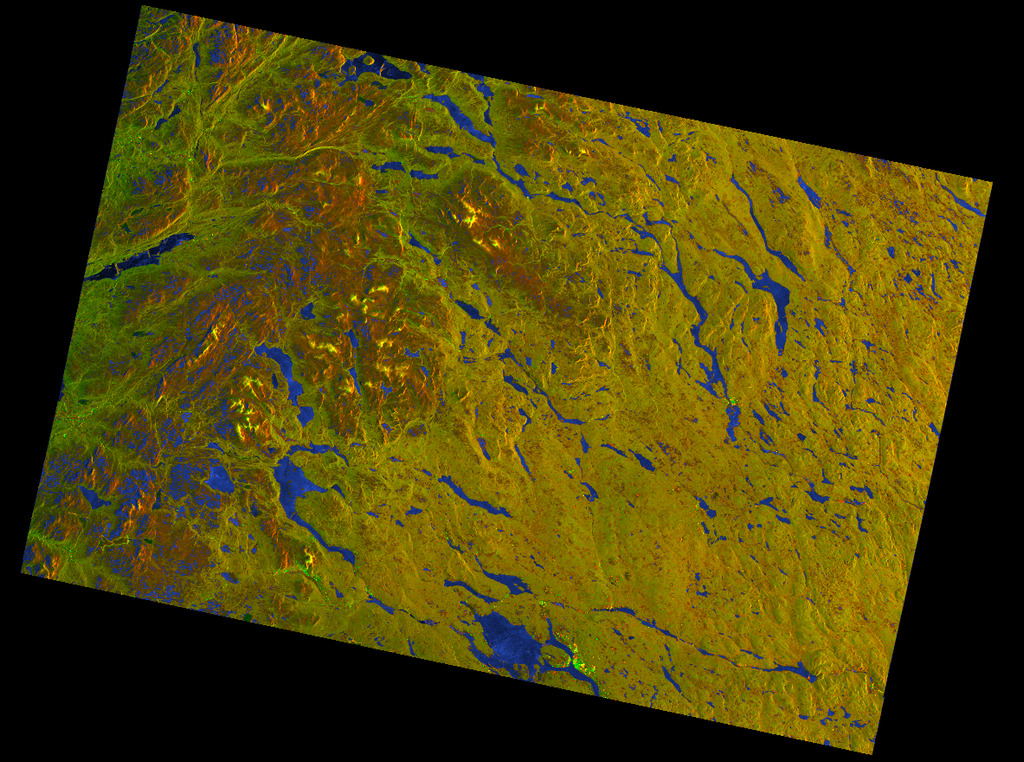
//> input picture S1A_IW_GRDH_1SDV_20260221T053027_20260221T053052_063313_07F369_8E56.jpg, 1024 x 762 px
$ ./solucion   (built with g++ and OpenCV 4)
//> lines starting //> are read from the running program, lines starting //| are printed output that depends on the picture; after the words box and inside, x2 and y2 are one past the last pixel; in counts of white or black regions, pixels touching at a corner belong together
#include <opencv2/opencv.hpp>
#include <iostream>
#include <cmath>

using namespace cv;
using namespace std;

// ============================================================
// Construccion manual del Kernel Gaussiano 2D
// ============================================================
Mat crearKernelGaussiano(int tamano, double sigma) {
    Mat kernel(tamano, tamano, CV_64F);
    int centro = tamano / 2;
    double suma = 0.0;

    for (int i = 0; i < tamano; i++) {
        for (int j = 0; j < tamano; j++) {
            int x = i - centro;
            int y = j - centro;
            double valor = (1.0 / (2 * CV_PI * sigma * sigma)) *
                           exp(-(x * x + y * y) / (2 * sigma * sigma));
            kernel.at<double>(i, j) = valor;
            suma += valor;
        }
    }

    kernel = kernel / suma;
    return kernel;
}

int main() {
    // ============================================================
    // 1. Representacion Digital e Histograma
    // ============================================================
    Mat img = imread("S1A_IW_GRDH_1SDV_20260221T053027_20260221T053052_063313_07F369_8E56.jpg", IMREAD_GRAYSCALE);
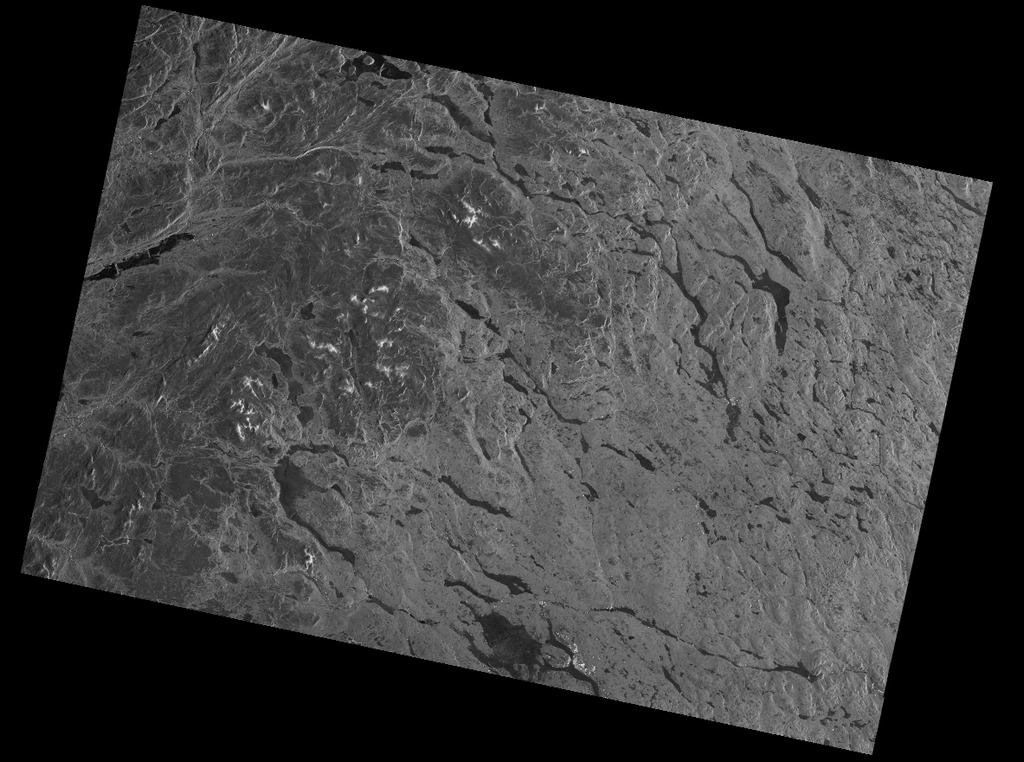
//> img: 762 rows x 1024 cols, CV_8UC1; min 0, max 232, mean 59.1
    if (img.empty()) {
        cout << "Error cargando imagen" << endl;
        return -1;
    }

    imshow("Imagen Original", img);

    cout << "=== Representacion Digital ===" << endl;
    cout << "Filas: " << img.rows << endl;
//| Filas: 762
    cout << "Columnas: " << img.cols << endl;
//| Columnas: 1024
    cout << "Canales: " << img.channels() << endl;
//| Canales: 1
    cout << "Profundidad: " << img.depth() << endl;
//| Profundidad: 0
    cout << endl;

    // ============================================================
    // 2. Modelado Gaussiano de Pixeles - Media y Desviacion
    // ============================================================
    Scalar media, desviacion;
    meanStdDev(img, media, desviacion);
//> media = Scalar(59.13); desviacion = Scalar(47.65)

    cout << "=== Modelado Gaussiano ===" << endl;
    cout << "Media: " << media[0] << endl;
//| Media: 59.1263
    cout << "Desviacion: " << desviacion[0] << endl;
//| Desviacion: 47.6508
    cout << endl;

    // ============================================================
    // 3. Segmentacion Gaussiana (mu +/- 2*sigma)
    // ============================================================
    Mat mascara = Mat::zeros(img.size(), CV_8U);

    for (int i = 0; i < img.rows; i++) {
        for (int j = 0; j < img.cols; j++) {
            uchar pixel = img.at<uchar>(i, j);
            if (pixel > media[0] - 2 * desviacion[0] &&
                pixel < media[0] + 2 * desviacion[0]) {
                mascara.at<uchar>(i, j) = 255;
            }
        }
    }
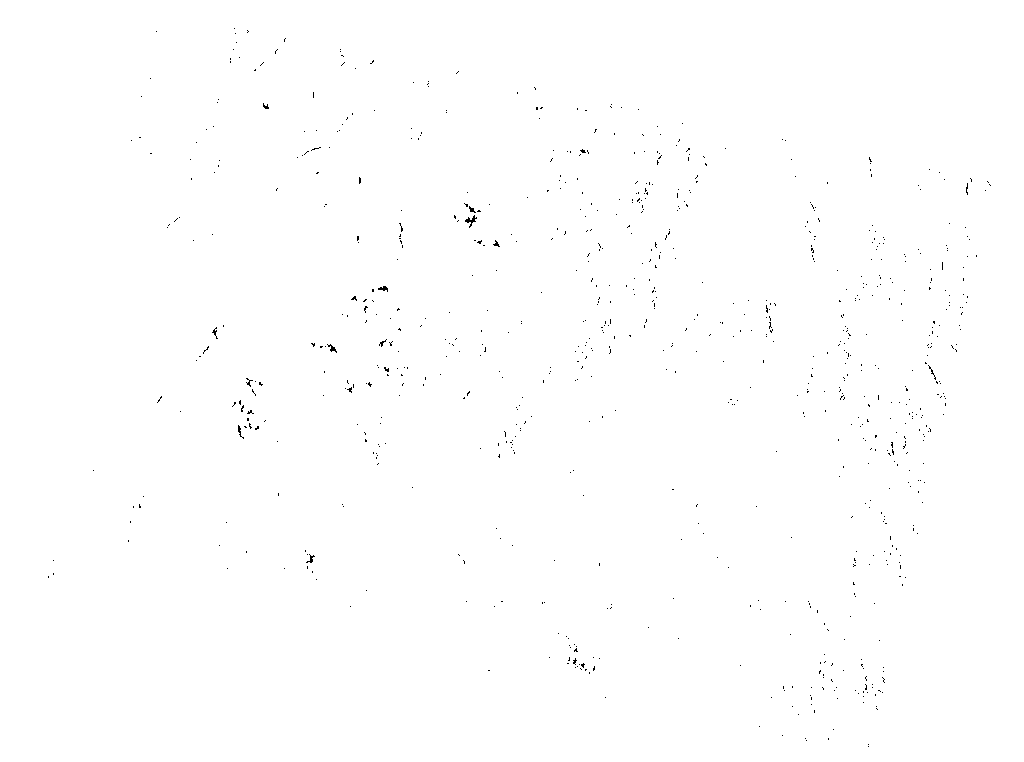
//> mascara: 762 rows x 1024 cols, CV_8UC1; 99.7% white; black in thin lines or dots, all inside (x1, y1, x2, y2) = (48, 28, 991, 747)

    imshow("Segmentacion Gaussiana", mascara);

    // ============================================================
    // 4. Filtro Gaussiano (Suavizado - Lowpass)
    // ============================================================
    Mat suavizada;
    GaussianBlur(img, suavizada, Size(7, 7), 1.5);

    imshow("Suavizada (GaussianBlur)", suavizada);

    // Comparar desviacion antes y despues del filtro
    Scalar media2, desv2;
    meanStdDev(suavizada, media2, desv2);
//> media2 = Scalar(59.13); desv2 = Scalar(46.06)

    cout << "=== Comparacion tras Filtro Gaussiano ===" << endl;
    cout << "Desviacion original:  " << desviacion[0] << endl;
//| Desviacion original:  47.6508
    cout << "Desviacion suavizada: " << desv2[0] << endl;
//| Desviacion suavizada: 46.0618
    cout << "Reduccion de varianza: "
         << (1.0 - (desv2[0] * desv2[0]) / (desviacion[0] * desviacion[0])) * 100
         << "%" << endl;
//| Reduccion de varianza: 6.55825%
    cout << endl;

    // ============================================================
    // 5. Filtro Laplaciano (Afilado - Highpass)
    // ============================================================
    Mat laplaciano;
    Laplacian(img, laplaciano, CV_16S, 3);
    convertScaleAbs(laplaciano, laplaciano);
//> laplaciano: 762 rows x 1024 cols, CV_8UC1

    imshow("Highpass - Laplaciano", laplaciano);

    // Imagen realzada (original + bordes)
    Mat sharpened;
    add(img, laplaciano, sharpened);
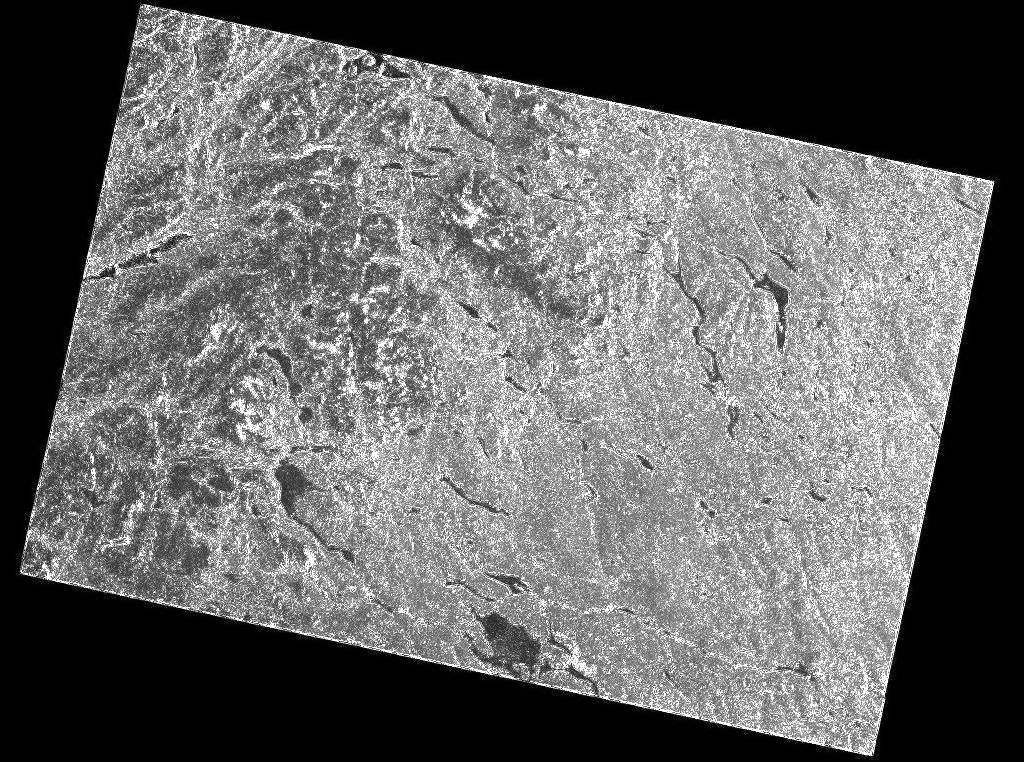
//> sharpened: 762 rows x 1024 cols, CV_8UC1; min 0, max 255, mean 101.4

    imshow("Imagen Afilada", sharpened);

    // ============================================================
    // 6. Pipeline Completo: Gauss -> Laplaciano -> Realce
    // ============================================================
    Mat gauss;
    GaussianBlur(img, gauss, Size(7, 7), 1.5);

    Mat lap;
    Laplacian(gauss, lap, CV_16S, 3);
    convertScaleAbs(lap, lap);
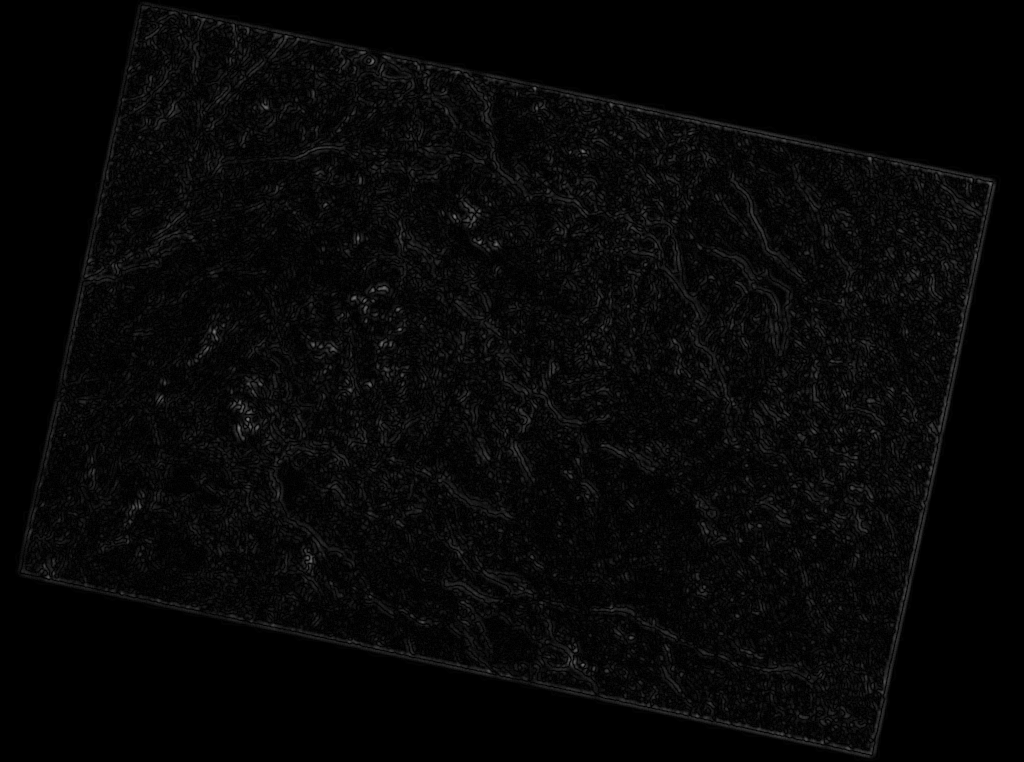
//> lap: 762 rows x 1024 cols, CV_8UC1; min 0, max 116, mean 6.7

    Mat final_img;
    add(gauss, lap, final_img);
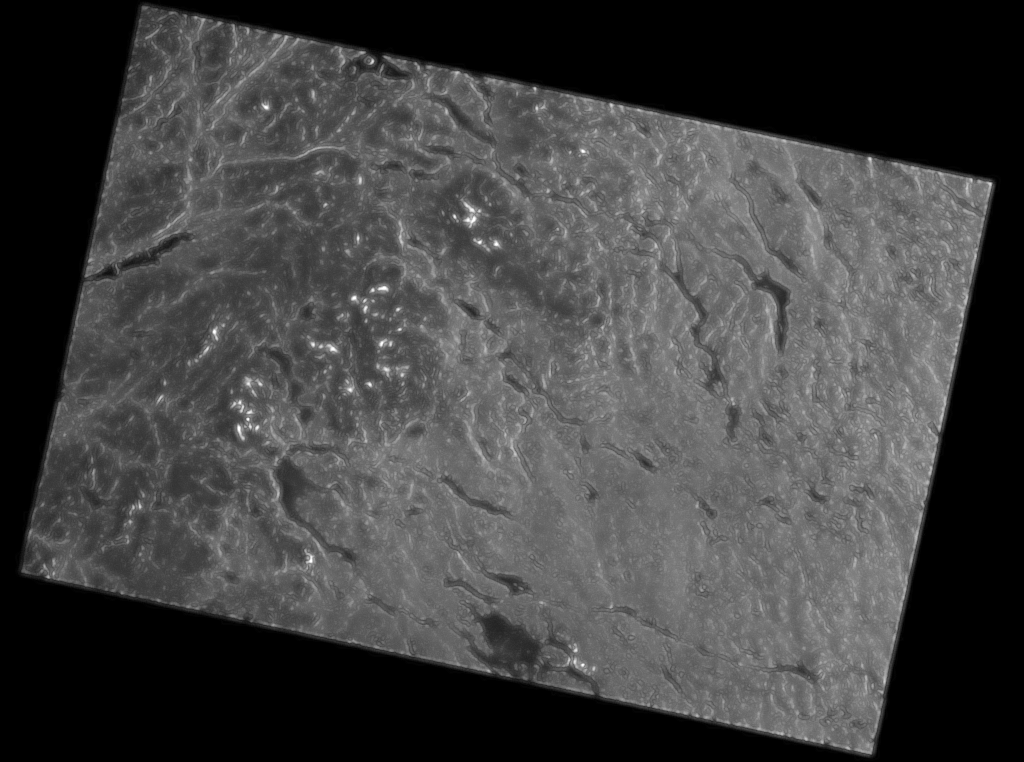
//> final_img: 762 rows x 1024 cols, CV_8UC1; min 0, max 255, mean 65.8

    imshow("Pipeline Completo", final_img);

    // ============================================================
    // 7. Kernel Gaussiano Manual 5x5
    // ============================================================
    Mat kernel = crearKernelGaussiano(5, 1.0);
    cout << "=== Kernel Gaussiano 5x5 (sigma=1.0) ===" << endl;
    cout << kernel << endl;

    // Verificar suma
    double suma_kernel = sum(kernel)[0];
    cout << "Suma del kernel: " << suma_kernel << endl;
    cout << "Valor central:  " << kernel.at<double>(2, 2) << endl;
    cout << endl;

    // Kernels con diferentes sigma para comparacion
    Mat kernel_05 = crearKernelGaussiano(5, 0.5);
    Mat kernel_30 = crearKernelGaussiano(5, 3.0);
    cout << "=== Kernel sigma=0.5 ===" << endl;
    cout << kernel_05 << endl;
    cout << "=== Kernel sigma=3.0 ===" << endl;
    cout << kernel_30 << endl;

    cout << "\nPresione cualquier tecla para cerrar..." << endl;
    waitKey(0);
    destroyAllWindows();

    return 0;
}
